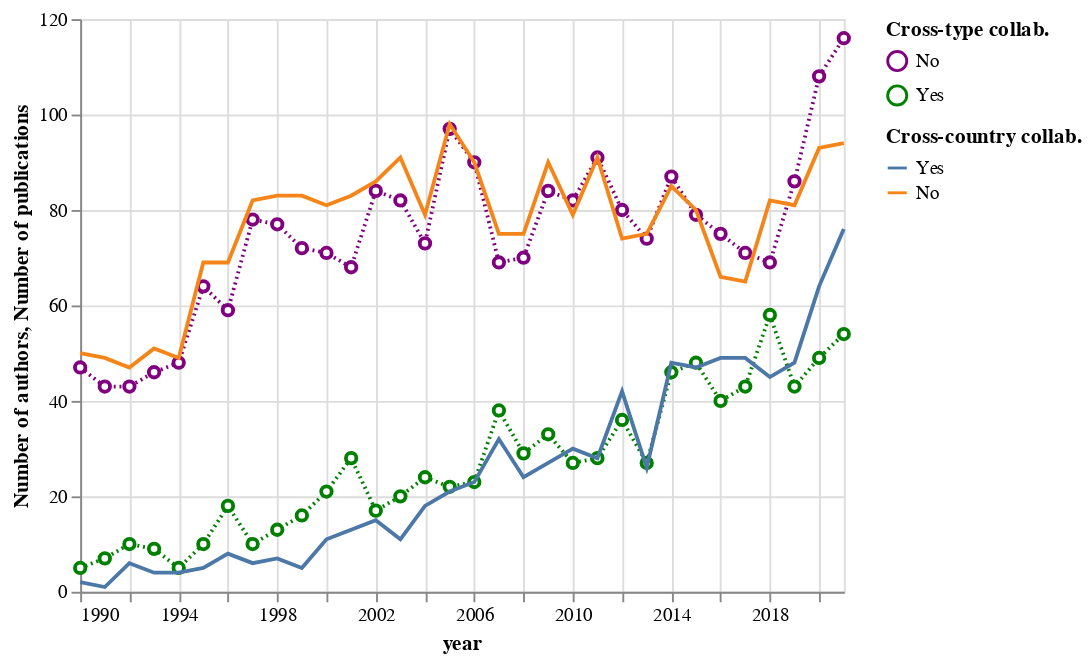

The code cell stored with this chart in its notebook:
### Code cell
alt.layer(
    cross_type_count,
    cross_country_count
).resolve_scale(
    color='independent'
)

### Figure 1 — Vega-Lite specification as saved in the notebook (floating-point values rounded to 4 significant figures)
{"config": {"view": {"continuousWidth": 400, "continuousHeight": 300}}, "layer": [{"data": {"name": "data-9828840f8f199db131f1eea3ca3d2229"}, "mark": {"type": "line", "point": {"filled": false, "fill": "white"}, "strokeDash": [1, 2]}, "encoding": {"color": {"field": "type", "scale": {"domain": ["No", "Yes"], "range": ["purple", "green"]}, "sort": ["Yes", "No"], "title": "Cross-type collab.", "type": "nominal"}, "x": {"field": "year", "type": "temporal"}, "y": {"field": "count", "title": "Number of authors", "type": "quantitative"}}}, {"data": {"name": "data-13dc27e4ecc591ee8fd381db4be435d5"}, "mark": "line", "encoding": {"color": {"field": "type", "sort": ["Yes", "No"], "title": "Cross-country collab.", "type": "nominal"}, "x": {"field": "year", "type": "temporal"}, "y": {"field": "count", "title": "Number of publications", "type": "quantitative"}}}], "resolve": {"scale": {"color": "independent"}}, "$schema": "https://vega.github.io/schema/vega-lite/v4.17.0.json", "datasets": {"data-9828840f8f199db131f1eea3ca3d2229": [{"year": "1990-01-01T00:00:00", "type": "No", "count": 47, "ratio": 0.9038}, {"year": "1990-01-01T00:00:00", "type": "Yes", "count": 5, "ratio": 0.09615}, {"year": "1991-01-01T00:00:00", "type": "No", "count": 43, "ratio": 0.86}, {"year": "1991-01-01T00:00:00", "type": "Yes", "count": 7, "ratio": 0.14}, {"year": "1992-01-01T00:00:00", "type": "No", "count": 43, "ratio": 0.8113}, {"year": "1992-01-01T00:00:00", "type": "Yes", "count": 10, "ratio": 0.1887}, {"year": "1993-01-01T00:00:00", "type": "No", "count": 46, "ratio": 0.8364}, {"year": "1993-01-01T00:00:00", "type": "Yes", "count": 9, "ratio": 0.1636}, {"year": "1994-01-01T00:00:00", "type": "No", "count": 48, "ratio": 0.9057}, {"year": "1994-01-01T00:00:00", "type": "Yes", "count": 5, "ratio": 0.09434}, {"year": "1995-01-01T00:00:00", "type": "No", "count": 64, "ratio": 0.8649}, {"year": "1995-01-01T00:00:00", "type": "Yes", "count": 10, "ratio": 0.1351}, {"year": "1996-01-01T00:00:00", "type": "No", "count": 59, "ratio": 0.7662}, {"year": "1996-01-01T00:00:00", "type": "Yes", "count": 18, "ratio": 0.2338}, {"year": "1997-01-01T00:00:00", "type": "No", "count": 78, "ratio": 0.8864}, {"year": "1997-01-01T00:00:00", "type": "Yes", "count": 10, "ratio": 0.1136}, {"year": "1998-01-01T00:00:00", "type": "No", "count": 77, "ratio": 0.8556}, {"year": "1998-01-01T00:00:00", "type": "Yes", "count": 13, "ratio": 0.1444}, {"year": "1999-01-01T00:00:00", "type": "No", "count": 72, "ratio": 0.8182}, {"year": "1999-01-01T00:00:00", "type": "Yes", "count": 16, "ratio": 0.1818}, {"year": "2000-01-01T00:00:00", "type": "No", "count": 71, "ratio": 0.7717}, {"year": "2000-01-01T00:00:00", "type": "Yes", "count": 21, "ratio": 0.2283}, {"year": "2001-01-01T00:00:00", "type": "No", "count": 68, "ratio": 0.7083}, {"year": "2001-01-01T00:00:00", "type": "Yes", "count": 28, "ratio": 0.2917}, {"year": "2002-01-01T00:00:00", "type": "No", "count": 84, "ratio": 0.8317}, {"year": "2002-01-01T00:00:00", "type": "Yes", "count": 17, "ratio": 0.1683}, {"year": "2003-01-01T00:00:00", "type": "No", "count": 82, "ratio": 0.8039}, {"year": "2003-01-01T00:00:00", "type": "Yes", "count": 20, "ratio": 0.1961}, {"year": "2004-01-01T00:00:00", "type": "No", "count": 73, "ratio": 0.7526}, {"year": "2004-01-01T00:00:00", "type": "Yes", "count": 24, "ratio": 0.2474}, {"year": "2005-01-01T00:00:00", "type": "No", "count": 97, "ratio": 0.8151}, {"year": "2005-01-01T00:00:00", "type": "Yes", "count": 22, "ratio": 0.1849}, {"year": "2006-01-01T00:00:00", "type": "No", "count": 90, "ratio": 0.7965}, {"year": "2006-01-01T00:00:00", "type": "Yes", "count": 23, "ratio": 0.2035}, {"year": "2007-01-01T00:00:00", "type": "No", "count": 69, "ratio": 0.6449}, {"year": "2007-01-01T00:00:00", "type": "Yes", "count": 38, "ratio": 0.3551}, {"year": "2008-01-01T00:00:00", "type": "No", "count": 70, "ratio": 0.7071}, {"year": "2008-01-01T00:00:00", "type": "Yes", "count": 29, "ratio": 0.2929}, {"year": "2009-01-01T00:00:00", "type": "No", "count": 84, "ratio": 0.7179}, {"year": "2009-01-01T00:00:00", "type": "Yes", "count": 33, "ratio": 0.2821}, {"year": "2010-01-01T00:00:00", "type": "No", "count": 82, "ratio": 0.7523}, {"year": "2010-01-01T00:00:00", "type": "Yes", "count": 27, "ratio": 0.2477}, {"year": "2011-01-01T00:00:00", "type": "No", "count": 91, "ratio": 0.7647}, {"year": "2011-01-01T00:00:00", "type": "Yes", "count": 28, "ratio": 0.2353}, {"year": "2012-01-01T00:00:00", "type": "No", "count": 80, "ratio": 0.6897}, {"year": "2012-01-01T00:00:00", "type": "Yes", "count": 36, "ratio": 0.3103}, {"year": "2013-01-01T00:00:00", "type": "No", "count": 74, "ratio": 0.7327}, {"year": "2013-01-01T00:00:00", "type": "Yes", "count": 27, "ratio": 0.2673}, {"year": "2014-01-01T00:00:00", "type": "No", "count": 87, "ratio": 0.6541}, {"year": "2014-01-01T00:00:00", "type": "Yes", "count": 46, "ratio": 0.3459}, {"year": "2015-01-01T00:00:00", "type": "No", "count": 79, "ratio": 0.622}, {"year": "2015-01-01T00:00:00", "type": "Yes", "count": 48, "ratio": 0.378}, {"year": "2016-01-01T00:00:00", "type": "No", "count": 75, "ratio": 0.6522}, {"year": "2016-01-01T00:00:00", "type": "Yes", "count": 40, "ratio": 0.3478}, {"year": "2017-01-01T00:00:00", "type": "No", "count": 71, "ratio": 0.6228}, {"year": "2017-01-01T00:00:00", "type": "Yes", "count": 43, "ratio": 0.3772}, {"year": "2018-01-01T00:00:00", "type": "No", "count": 69, "ratio": 0.5433}, {"year": "2018-01-01T00:00:00", "type": "Yes", "count": 58, "ratio": 0.4567}, {"year": "2019-01-01T00:00:00", "type": "No", "count": 86, "ratio": 0.6667}, {"year": "2019-01-01T00:00:00", "type": "Yes", "count": 43, "ratio": 0.3333}, {"year": "2020-01-01T00:00:00", "type": "No", "count": 108, "ratio": 0.6879}, {"year": "2020-01-01T00:00:00", "type": "Yes", "count": 49, "ratio": 0.3121}, {"year": "2021-01-01T00:00:00", "type": "No", "count": 116, "ratio": 0.6824}, {"year": "2021-01-01T00:00:00", "type": "Yes", "count": 54, "ratio": 0.3176}], "data-13dc27e4ecc591ee8fd381db4be435d5": [{"year": "1990-01-01T00:00:00", "type": "No", "count": 50, "ratio": 0.9615}, {"year": "1990-01-01T00:00:00", "type": "Yes", "count": 2, "ratio": 0.03846}, {"year": "1991-01-01T00:00:00", "type": "No", "count": 49, "ratio": 0.98}, {"year": "1991-01-01T00:00:00", "type": "Yes", "count": 1, "ratio": 0.02}, {"year": "1992-01-01T00:00:00", "type": "No", "count": 47, "ratio": 0.8868}, {"year": "1992-01-01T00:00:00", "type": "Yes", "count": 6, "ratio": 0.1132}, {"year": "1993-01-01T00:00:00", "type": "No", "count": 51, "ratio": 0.9273}, {"year": "1993-01-01T00:00:00", "type": "Yes", "count": 4, "ratio": 0.07273}, {"year": "1994-01-01T00:00:00", "type": "No", "count": 49, "ratio": 0.9245}, {"year": "1994-01-01T00:00:00", "type": "Yes", "count": 4, "ratio": 0.07547}, {"year": "1995-01-01T00:00:00", "type": "No", "count": 69, "ratio": 0.9324}, {"year": "1995-01-01T00:00:00", "type": "Yes", "count": 5, "ratio": 0.06757}, {"year": "1996-01-01T00:00:00", "type": "No", "count": 69, "ratio": 0.8961}, {"year": "1996-01-01T00:00:00", "type": "Yes", "count": 8, "ratio": 0.1039}, {"year": "1997-01-01T00:00:00", "type": "No", "count": 82, "ratio": 0.9318}, {"year": "1997-01-01T00:00:00", "type": "Yes", "count": 6, "ratio": 0.06818}, {"year": "1998-01-01T00:00:00", "type": "No", "count": 83, "ratio": 0.9222}, {"year": "1998-01-01T00:00:00", "type": "Yes", "count": 7, "ratio": 0.07778}, {"year": "1999-01-01T00:00:00", "type": "No", "count": 83, "ratio": 0.9432}, {"year": "1999-01-01T00:00:00", "type": "Yes", "count": 5, "ratio": 0.05682}, {"year": "2000-01-01T00:00:00", "type": "No", "count": 81, "ratio": 0.8804}, {"year": "2000-01-01T00:00:00", "type": "Yes", "count": 11, "ratio": 0.1196}, {"year": "2001-01-01T00:00:00", "type": "No", "count": 83, "ratio": 0.8646}, {"year": "2001-01-01T00:00:00", "type": "Yes", "count": 13, "ratio": 0.1354}, {"year": "2002-01-01T00:00:00", "type": "No", "count": 86, "ratio": 0.8515}, {"year": "2002-01-01T00:00:00", "type": "Yes", "count": 15, "ratio": 0.1485}, {"year": "2003-01-01T00:00:00", "type": "No", "count": 91, "ratio": 0.8922}, {"year": "2003-01-01T00:00:00", "type": "Yes", "count": 11, "ratio": 0.1078}, {"year": "2004-01-01T00:00:00", "type": "No", "count": 79, "ratio": 0.8144}, {"year": "2004-01-01T00:00:00", "type": "Yes", "count": 18, "ratio": 0.1856}, {"year": "2005-01-01T00:00:00", "type": "No", "count": 98, "ratio": 0.8235}, {"year": "2005-01-01T00:00:00", "type": "Yes", "count": 21, "ratio": 0.1765}, {"year": "2006-01-01T00:00:00", "type": "No", "count": 90, "ratio": 0.7965}, {"year": "2006-01-01T00:00:00", "type": "Yes", "count": 23, "ratio": 0.2035}, {"year": "2007-01-01T00:00:00", "type": "No", "count": 75, "ratio": 0.7009}, {"year": "2007-01-01T00:00:00", "type": "Yes", "count": 32, "ratio": 0.2991}, {"year": "2008-01-01T00:00:00", "type": "No", "count": 75, "ratio": 0.7576}, {"year": "2008-01-01T00:00:00", "type": "Yes", "count": 24, "ratio": 0.2424}, {"year": "2009-01-01T00:00:00", "type": "No", "count": 90, "ratio": 0.7692}, {"year": "2009-01-01T00:00:00", "type": "Yes", "count": 27, "ratio": 0.2308}, {"year": "2010-01-01T00:00:00", "type": "No", "count": 79, "ratio": 0.7248}, {"year": "2010-01-01T00:00:00", "type": "Yes", "count": 30, "ratio": 0.2752}, {"year": "2011-01-01T00:00:00", "type": "No", "count": 91, "ratio": 0.7647}, {"year": "2011-01-01T00:00:00", "type": "Yes", "count": 28, "ratio": 0.2353}, {"year": "2012-01-01T00:00:00", "type": "No", "count": 74, "ratio": 0.6379}, {"year": "2012-01-01T00:00:00", "type": "Yes", "count": 42, "ratio": 0.3621}, {"year": "2013-01-01T00:00:00", "type": "No", "count": 75, "ratio": 0.7426}, {"year": "2013-01-01T00:00:00", "type": "Yes", "count": 26, "ratio": 0.2574}, {"year": "2014-01-01T00:00:00", "type": "No", "count": 85, "ratio": 0.6391}, {"year": "2014-01-01T00:00:00", "type": "Yes", "count": 48, "ratio": 0.3609}, {"year": "2015-01-01T00:00:00", "type": "No", "count": 80, "ratio": 0.6299}, {"year": "2015-01-01T00:00:00", "type": "Yes", "count": 47, "ratio": 0.3701}, {"year": "2016-01-01T00:00:00", "type": "No", "count": 66, "ratio": 0.5739}, {"year": "2016-01-01T00:00:00", "type": "Yes", "count": 49, "ratio": 0.4261}, {"year": "2017-01-01T00:00:00", "type": "No", "count": 65, "ratio": 0.5702}, {"year": "2017-01-01T00:00:00", "type": "Yes", "count": 49, "ratio": 0.4298}, {"year": "2018-01-01T00:00:00", "type": "No", "count": 82, "ratio": 0.6457}, {"year": "2018-01-01T00:00:00", "type": "Yes", "count": 45, "ratio": 0.3543}, {"year": "2019-01-01T00:00:00", "type": "No", "count": 81, "ratio": 0.6279}, {"year": "2019-01-01T00:00:00", "type": "Yes", "count": 48, "ratio": 0.3721}, {"year": "2020-01-01T00:00:00", "type": "No", "count": 93, "ratio": 0.5924}, {"year": "2020-01-01T00:00:00", "type": "Yes", "count": 64, "ratio": 0.4076}, {"year": "2021-01-01T00:00:00", "type": "No", "count": 94, "ratio": 0.5529}, {"year": "2021-01-01T00:00:00", "type": "Yes", "count": 76, "ratio": 0.4471}]}}
